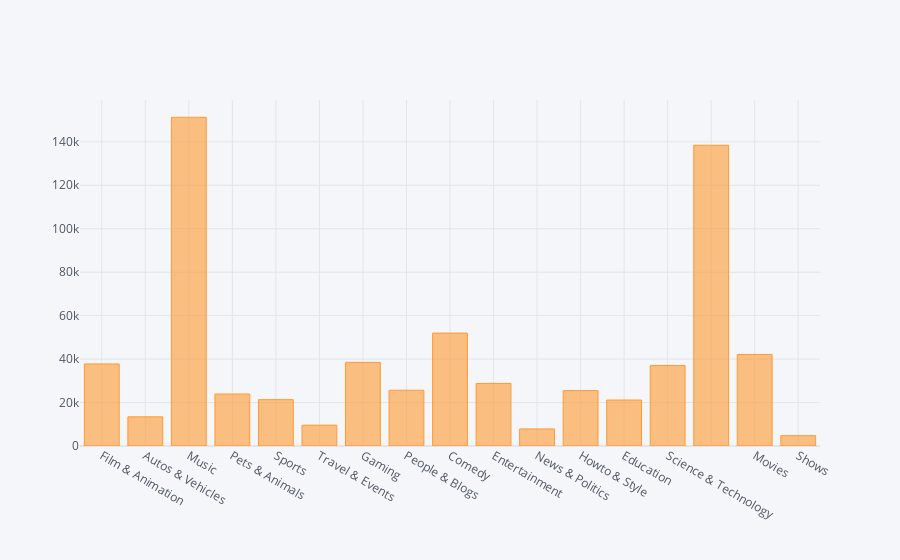

Source (notebook cell):
### Code cell
configure_plotly_browser_state()
df3 = pd.DataFrame({'Category':x_label1,'Values':response2['likes'].values})
df3.iplot(kind='bar',x='Category',y='Values')

### Figure 1 — Plotly figure (JSON) as saved in the notebook; plotly's stock layout.template omitted (floating-point values rounded to 4 significant figures)
{"data": [{"marker": {"color": "rgba(255, 153, 51, 0.6)", "line": {"color": "rgba(255, 153, 51, 1.0)", "width": 1}}, "name": "Values", "orientation": "v", "text": "", "x": ["Film & Animation", "Autos & Vehicles", "Music", "Pets & Animals", "Sports", "Travel & Events", "Gaming", "People & Blogs", "Comedy", "Entertainment", "News & Politics", "Howto & Style", "Education", "Science & Technology", "", "Movies", "Shows"], "y": [37770.0, 13410.0, 151300.0, 23930.0, 21330.0, 9569.0, 38490.0, 25670.0, 51960.0, 28790.0, 7864.0, 25500.0, 21160.0, 37070.0, 138400.0, 42150.0, 4752.0], "type": "bar"}], "layout": {"legend": {"bgcolor": "#F5F6F9", "font": {"color": "#4D5663"}}, "paper_bgcolor": "#F5F6F9", "plot_bgcolor": "#F5F6F9", "title": {"font": {"color": "#4D5663"}}, "xaxis": {"gridcolor": "#E1E5ED", "showgrid": true, "tickfont": {"color": "#4D5663"}, "title": {"font": {"color": "#4D5663"}, "text": ""}, "zerolinecolor": "#E1E5ED"}, "yaxis": {"gridcolor": "#E1E5ED", "showgrid": true, "tickfont": {"color": "#4D5663"}, "title": {"font": {"color": "#4D5663"}, "text": ""}, "zerolinecolor": "#E1E5ED"}}}
